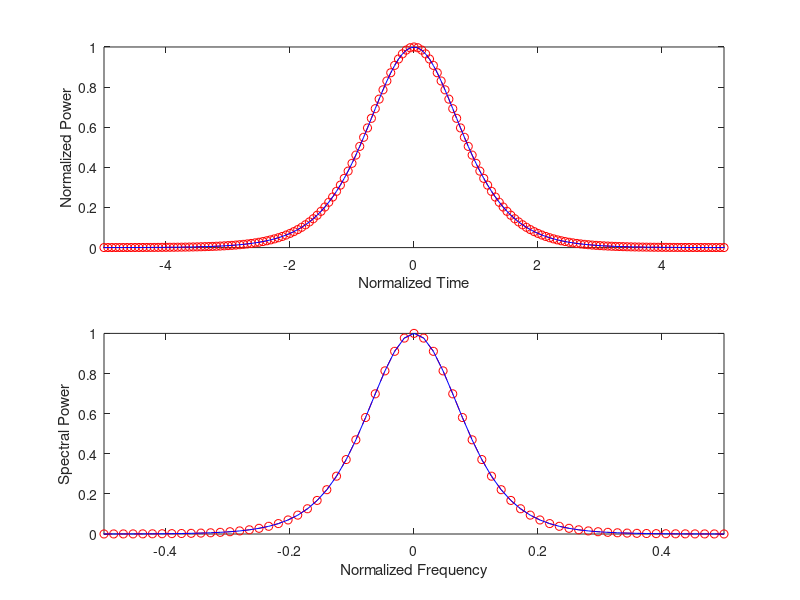

Write the MATLAB code that produced this figure.
%memory cleanup:
clc;
clearvars;
close all;

%parameters:
L = 5; % optical fiber length
beta2 = -1; %dispersion coeffecient
gama=1; %nonlinear phase factor
NS = 1; % soliton order
nt = 1024; %number of FFT points
T = 32; %time axis window size
n = round(20*L*NS^2); % number of z steps
h = L/n; % step size in space (z)
dtau = (2*T)/nt; % step size in time axis 
tau = (-nt/2:nt/2-1)*dtau; % time array
omega = fftshift(-nt/2:nt/2-1)*(pi/T); % omega array
uin = sech(tau); %input pulse shape

%input pulse plot:
uin_f = fftshift(fft(uin)); %Fourier transform 
uin_pf = abs(uin_f).^2; % spectral power
uin_pf = uin_pf./max(uin_pf); %normalized spectral power
f = fftshift(omega)/(2*pi); %frequency array

%time domain plot:
subplot(2,1,1);
plot(tau, abs(uin).^2, '--ro');
hold on;
axis([-5 5 0 inf]);
xlabel('Normalized Time');
ylabel('Normalized Power');

%frequency domain plot:
subplot(2,1,2);
plot(f, uin_pf, '--ro');
hold on;
axis([-.5 .5 0 inf]);
xlabel('Normalized Frequency');
ylabel('Spectral Power');

%NLS operators:
D = exp(0.5i*beta2*omega.^2*h); %dispersion operator
N = gama*1i*(NS^2)*h; %nonlinear operator

ut = uin.*exp(abs(uin).^2.*N/2); %primary first half nonlinear step
for i=0:n
    uf = fft(ut).*D; %dispersion in Fourier domain
    ut = ifft(uf); %back to time domain
    ut = ut.*exp(abs(ut).^2.*N); %Nonlinear operator in time domain
end

%completing with last half step nonlinearity:
u_out = ut.*exp(-abs(ut).^2.*N/2); % Final field

%output pulse plot:
uf = fftshift(fft(u_out)); % Fourier transform
uout_pf = abs(uf).^2; % output spectrum power
uout_pf = uout_pf./max(uout_pf); % normalize output power

%time domain plot:
subplot(2,1,1)
plot(tau, abs(u_out).^2, '-b');
hold off;

%frequency domain plot:
subplot(2,1,2)
plot(f, uout_pf, '-b');
hold off;
